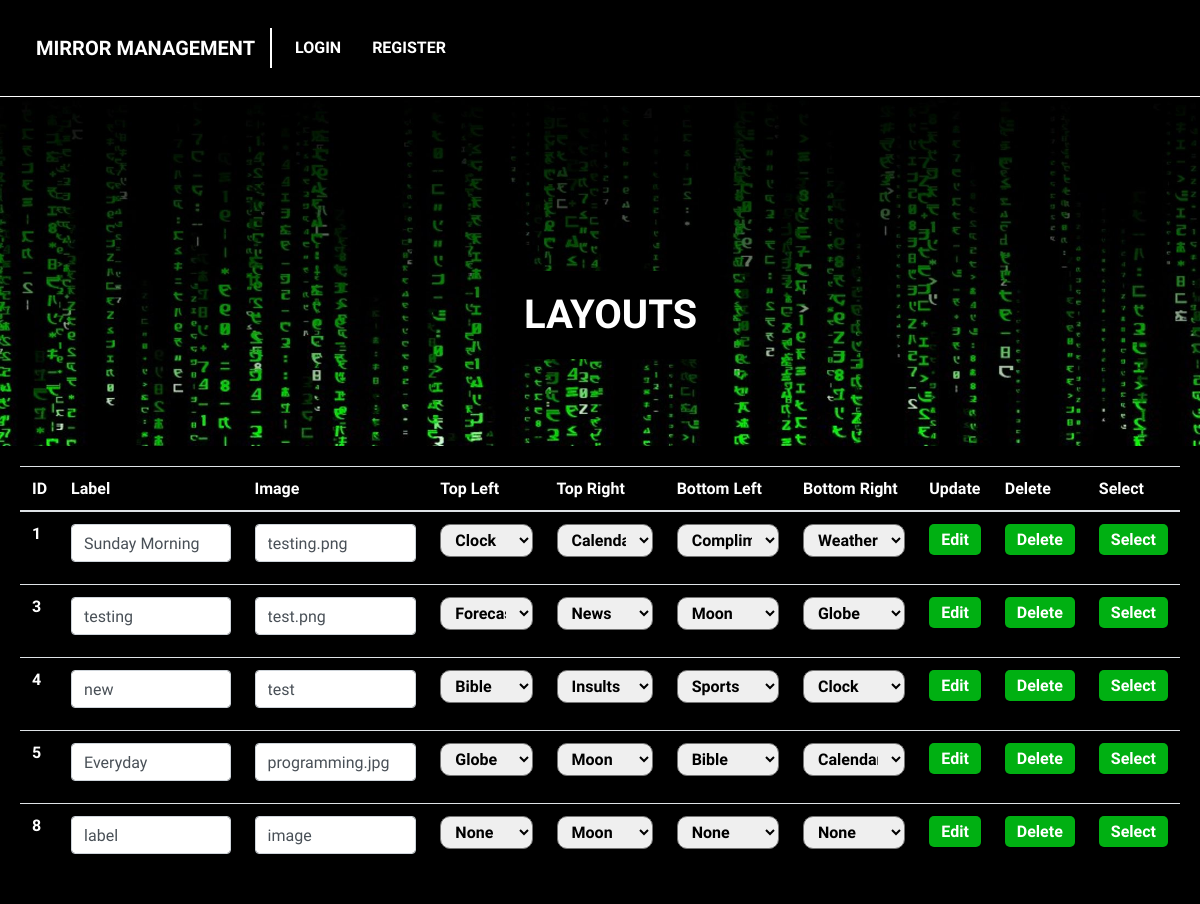
The page /Mirror1/presentation/views/displayAllLayouts.php on the database as committed earlier.
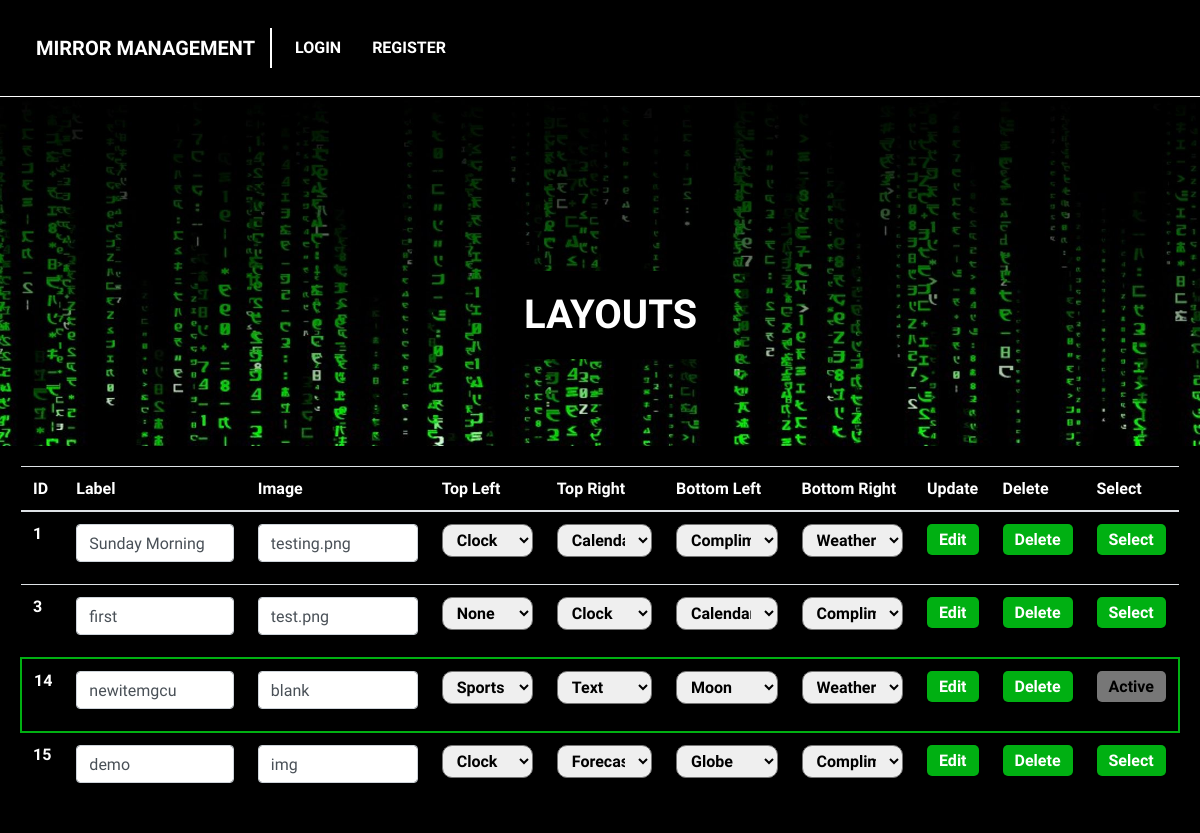
The same page on the database as committed later.
### tables this page shows
CREATE TABLE `layouts` (
  `ID` int(11) NOT NULL,
  `LABEL` varchar(50) NOT NULL,
  `IMAGE` varchar(200) NOT NULL,
  `TOP_LEFT` varchar(50) NOT NULL,
  `TOP_RIGHT` varchar(50) NOT NULL,
  `BOTTOM_LEFT` varchar(50) NOT NULL,
  `BOTTOM_RIGHT` varchar(50) NOT NULL,
  `IS_ACTIVE` tinyint(1) NOT NULL DEFAULT 0
);

### Mirror1/Autoloader.php (called while the page is built)
<?php
spl_autoload_register(function($class) {
    $lastdirectories = substr(getcwd(), strlen(__DIR__));
    $numberoflastdirectories = substr_count($lastdirectories, '/');
    $directories = ['business', 'business/model', 'database', 'presentation', 'presentation/handlers',
        'presentation/views', 'utility'
    ];
    foreach($directories as $d) {
        $currentDirectory = $d;
        for ($x = 0; $x < $numberoflastdirectories; $x++) {
            $currentDirectory = "../" . $currentDirectory;
        }
        $classFile = $currentDirectory . '/' . $class . '.php';
        if (is_readable($classFile)) {
            if (require $d . '/' . $class . ".php") {
                break;
            }
        }
        else {
        }
    }
})
?>

### Mirror1/database/LayoutDataService.php (called while the page is built, shortened)
<?php
require_once '../../Autoloader.php';
class LayoutDataService {
    function getAllLayouts() {
        $db = new Database();
        $connection = $db->getConnection();
        $stmt = $connection->prepare("SELECT * FROM layouts");
        $stmt->execute();
        $result = $stmt->get_result();
        if ($result->num_rows == 0) {
            return null;
        }
        else {
            $layoutArray = Array();
            while ($layout = $result->fetch_assoc()) {
                array_push($layoutArray, $layout);
            }
            return $layoutArray;
        }
    }
}
?>

### Mirror1/business/LayoutBusinessService.php (called while the page is built, shortened)
<?php
require_once '../../Autoloader.php';
class LayoutBusinessService {
    function getAllLayouts() {
        $dbService = new LayoutDataService();
        $layouts = $dbService->getAllLayouts();
        return $layouts;
    }
}
?>

### Mirror1/presentation/views/displayAllLayouts.php (the view, shortened to what this page needs)
<?php
require_once '../../header.php';
$bs = new LayoutBusinessService();
$layouts = $bs->getAllLayouts();
?>
<div class="hero">
	<h1 class="heroTxt">Layouts</h1>
</div>
<div class="container">
<table class="table table-hover">
<thead>
<tr>
<th scope="col">
ID
</th>
<th scope="col">
Label
</th>
<th scope="col">
Image
</th>
<th scope="col">
Top Left
</th>
<th scope="col">
Top Right
</th>
<th scope="col">
Bottom Left
</th>
<th scope="col">
Bottom Right
</th>
<th scope="col">
Update
</th>
<th scope="col">
Delete
</th>
<th scope="col">
Select
</th>
</tr>
</thead>
<tbody>
<?php
for ($x = 0; $x < count($layouts); $x++) {
    echo "<tr"; if ($layouts[$x]['IS_ACTIVE'] == 1) { ?> class="activeLayout" <?php } echo ">";
    echo "<form action='../handlers/updateLayout.php'>
            <input type='hidden' name='id' value='" . $layouts[$x]['ID'] . "'>";
    echo "<th scope='row'>" . $layouts[$x]['ID'] . "</th>";
    echo "<td><input type='text' class='form-control' id='label' value='" . $layouts[$x]['LABEL'] . "' name='Label'></td>";
    echo "<td><input type='text' class='form-control' id='image' value='" . $layouts[$x]['IMAGE'] . "' name='Image'></td>";
    ?>
    <td>
    <div class="form-group">
    <select name="TopLeft" id="topLeft" class="layoutDrop">
    <option value="" class="layoutDropItem">None</option>
    <option value="Clock" class="layoutDropItem" <?php if($layouts[$x]['TOP_LEFT'] == 'Clock') echo " selected";?>>Clock</option>
    <option value="Forecast" class="layoutDropItem" <?php if($layouts[$x]['TOP_LEFT'] == 'Forecast') echo " selected";?>>Forecast</option>
    <option value="Globe" class="layoutDropItem" <?php if($layouts[$x]['TOP_LEFT'] == 'Globe') echo " selected";?>>Globe</option>
    <option value="Bible" class="layoutDropItem" <?php if($layouts[$x]['TOP_LEFT'] == 'Bible') echo " selected";?>>Bible</option>
    <option value="Sports" class="layoutDropItem" <?php if($layouts[$x]['TOP_LEFT'] == 'Sports') echo " selected";?>>Sports</option>
    </select>
    </div>
    </td>
    <td>
    <div class="form-group">
    <select name="TopRight" id="topRight" class="layoutDrop">
    <option value="Clock" class="layoutDropItem" <?php if($layouts[$x]['TOP_RIGHT'] == 'Clock') echo " selected";?>>Clock</option>
    <option value="Calendar" class="layoutDropItem" <?php if($layouts[$x]['TOP_RIGHT'] == 'Calendar') echo " selected";?>>Calendar</option>
    <option value="Forecast" class="layoutDropItem" <?php if($layouts[$x]['TOP_RIGHT'] == 'Forecast') echo " selected";?>>Forecast</option>
    <option value="News" class="layoutDropItem" <?php if($layouts[$x]['TOP_RIGHT'] == 'News') echo " selected";?>>News</option>
    <option value="Text" class="layoutDropItem" <?php if($layouts[$x]['TOP_RIGHT'] == 'Text') echo " selected";?>>Text</option>
    <option value="Moon" class="layoutDropItem" <?php if($layouts[$x]['TOP_RIGHT'] == 'Moon') echo " selected";?>>Moon</option>
    <option value="Insults" class="layoutDropItem" <?php if($layouts[$x]['TOP_RIGHT'] == 'Insults') echo " selected";?>>Insults</option>
    </select>
    </div>
    </td>
    <td>
    <div class="form-group">
    <select name="BottomLeft" id="bottomLeft" class="layoutDrop">
    <option value="" class="layoutDropItem">None</option>
    <option value="Calendar" class="layoutDropItem" <?php if($layouts[$x]['BOTTOM_LEFT'] == 'Calendar') echo " selected";?>>Calendar</option>
    <option value="Compliments" class="layoutDropItem" <?php if($layouts[$x]['BOTTOM_LEFT'] == 'Compliments') echo " selected";?>>Compliments</option>
    <option value="Moon" class="layoutDropItem" <?php if($layouts[$x]['BOTTOM_LEFT'] == 'Moon') echo " selected";?>>Moon</option>
    <option value="Globe" class="layoutDropItem" <?php if($layouts[$x]['BOTTOM_LEFT'] == 'Globe') echo " selected";?>>Globe</option>
    <option value="Bible" class="layoutDropItem" <?php if($layouts[$x]['BOTTOM_LEFT'] == 'Bible') echo " selected";?>>Bible</option>
    <option value="Sports" class="layoutDropItem" <?php if($layouts[$x]['BOTTOM_LEFT'] == 'Sports') echo " selected";?>>Sports</option>
    </select>
    </div>
    </td>
    <td>
    <div class="form-group">
    <select name="BottomRight" id="bottomRight" class="layoutDrop">
    <option value="" class="layoutDropItem">None</option>
    <option value="Clock" class="layoutDropItem" <?php if($layouts[$x]['BOTTOM_RIGHT'] == 'Clock') echo " selected";?>>Clock</option>
    <option value="Calendar" class="layoutDropItem" <?php if($layouts[$x]['BOTTOM_RIGHT'] == 'Calendar') echo " selected";?>>Calendar</option>
    <option value="Compliments" class="layoutDropItem" <?php if($layouts[$x]['BOTTOM_RIGHT'] == 'Compliments') echo " selected";?>>Compliments</option>
    <option value="Weather" class="layoutDropItem"<?php if($layouts[$x]['BOTTOM_RIGHT'] == 'Weather') echo " selected";?>>Weather</option>
    <option value="Globe" class="layoutDropItem" <?php if($layouts[$x]['BOTTOM_RIGHT'] == 'Globe') echo " selected";?>>Globe</option>
    </select>
    </div>
    </td>
    <?php
    echo "<td><input type='submit' class='buttonLogin' value='Edit'></td>
    </form>";
    echo "<td>
            <form action='deleteConfirmation.php'>
                <input type='hidden' name='id' value='" . $layouts[$x]['ID'] . "'>
                <input type='submit' class='buttonLogin' value='Delete'>
            </form>
        </td>";
    echo "<td>
            <form action='../handlers/selectLayout.php'>
                <input type='hidden' name='id' value='" . $layouts[$x]['ID'] . "'>
                <input type='submit' class='buttonLogin "; if ($layouts[$x]['IS_ACTIVE'] == 1) { echo "disabledBtn' value='Active' disabled>"; } else { echo "' value='Select'>";}
    echo "</form>
        </td>";
    echo "</tr>";
}
?>
</tbody>
</table>
</div>

### Mirror1/header.php (shortened to what this page needs)
<link rel="stylesheet" href="https://cdn.jsdelivr.net/npm/bootstrap@4.5.3/dist/css/bootstrap.min.css">
<link rel="stylesheet" href="/SeniorProject1/Mirror1/utility/styling.css">
<?php
require_once '_navbar.php';
require_once 'Autoloader.php';

### Mirror1/_navbar.php (shortened to what this page needs)
<nav class="navbar navbar-expand-lg navbar-light bg-light">
<div class="container">
  <a class="navbar-brand" href="/SeniorProject1/Mirror1/presentation/views/home.php">Mirror Management</a>
  <div class="collapse navbar-collapse" id="navbarSupportedContent">
    <ul class="navbar-nav mr-auto">
    <?php
      if (isset($_SESSION['username'])) {
    ?>
        <li class="nav-item">
          <a class="nav-link" href="/SeniorProject1/Mirror1/presentation/views/displayAllUsers.php">Users</a>
        </li>
        <li class="nav-item">
          <a class="nav-link" href="/SeniorProject1/Mirror1/presentation/views/displayAllLayouts.php">Layouts</a>
        </li>
        <li class="nav-item">
          <a class="nav-link" href="/SeniorProject1/Mirror1/presentation/views/newLayout.php">New Layout</a>
        </li>
        <li class="nav-item">
          <a class="nav-link" href="/SeniorProject1/Mirror1/presentation/handlers/logout.php">Logout</a>
        </li>
        </ul>
        <ul class="nav navbar-nav ml-auto">
                <li class="nav-item buttonLogin">
          <a class="nav-link" style="margin-right: 0px !important;" href="/SeniorProject1/Mirror1/presentation/views/preferences.php">Preferences</a>
        </li>
    <?php
      } else {
    ?>
      <li class="nav-item">
        <a class="nav-link" href="/SeniorProject1/Mirror1/presentation/views/login.php">Login</a>
      </li>
      <li class="nav-item">
        <a class="nav-link" href="/SeniorProject1/Mirror1/presentation/views/register.php">Register</a>
      </li>
    <?php }?>
    </ul>
  </div>
  </div>
</nav>

### Mirror1/utility/styling.css (style rules this page uses)
.container { max-width: 1200px; padding: 20px; }
* { font-family: 'Titillium Web'; }
.hero { width: 100%; height: 350px; background: url(../images/programming.jpg); background-size: cover; background-repeat: no-repeat; display: block; position: relative; }
.nav-link { text-transform: uppercase !important; color: #fff !important; font-weight: 600 !important; margin-right: 15px !important; }
.bg-light { background-color: #000 !important; margin: 0px !important; }
.navbar-brand { text-transform: uppercase !important; color: #fff !important; font-weight: 600 !important; margin-right: 15px !important; padding-right: 15px !important; border-right: 2px solid #fff !important; }
.heroTxt { color: #fff; text-transform: uppercase; font-weight: 600; padding: 20px; background: #000; position: absolute; left: 42%; top: 50%; }
.buttonLogin { background: #00b012; color: #fff; padding: 6px 12px; transition: all .3s ease; border-radius: 5px; border: 0px solid #000; font-weight: 600; }
table, tr:hover { color: #fff !important; }
.layoutDrop { width: 100%; padding: 5px 10px; font-weight: 600; border-radius: 10px; margin-bottom: 10px; }
.layoutDropItem { font-weight: 600 !important; background: #000 !important; color: #fff !important; transition: all .3s ease !important; padding: 10px !important; }
.form-group { margin-bottom: 0px !important; }
.form-control { margin-bottom: 10px !important; }
.activeLayout { border: 2px solid #00b012 !important; }
.disabledBtn, .disabledBtn:hover { background: #777 !important; color: #000 !important; }

Rows that differ between the two databases and show on the page:
removed layouts: ID "4", Label "new", Image "test", TopLeft "Bible", TopRight "Insults", BottomLeft "Sports", BottomRight "Clock", IS_ACTIVE "Select"
removed layouts: ID "5", Label "Everyday", Image "programming.jpg", TopLeft "Globe", TopRight "Moon", BottomLeft "Bible", BottomRight "Calendar", IS_ACTIVE "Select"
removed layouts: ID "8", Label "label", Image "image", TopRight "Moon", IS_ACTIVE "Select"
changed layouts "test.png": Label "testing" → "first"; TopLeft "Forecast" → "None"; TopRight "News" → "Clock"; BottomLeft "Moon" → "Calendar"; BottomRight "Globe" → "Compliments"
added layouts: ID "14", Label "newitemgcu", Image "blank", TopLeft "Sports", TopRight "Text", BottomLeft "Moon", BottomRight "Weather", IS_ACTIVE "Active"
added layouts: ID "15", Label "demo", Image "img", TopLeft "Clock", TopRight "Forecast", BottomLeft "Globe", BottomRight "Compliments", IS_ACTIVE "Select"
